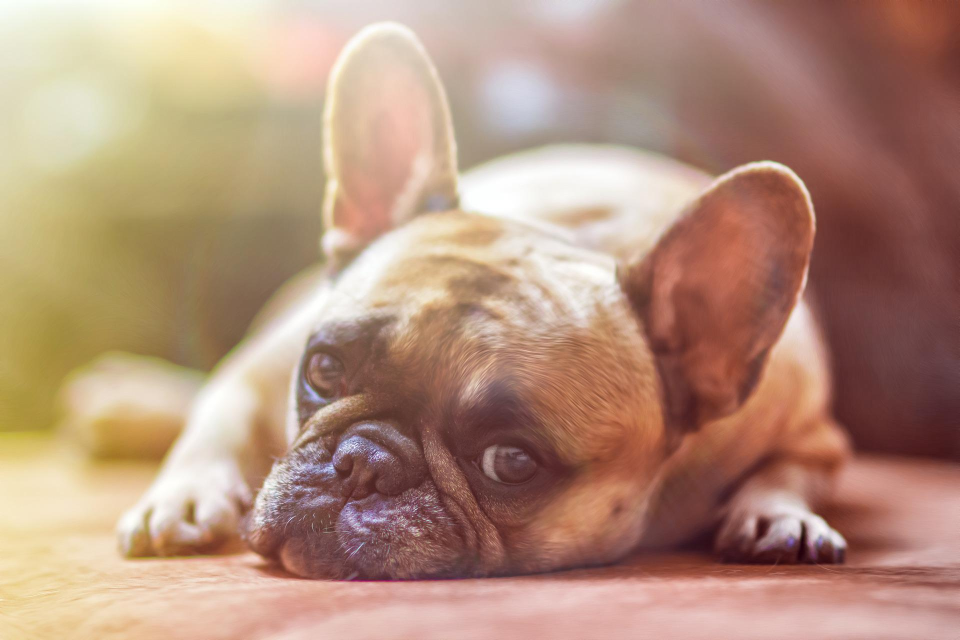
#> input picture assets/dogs/bulldog.jpg, 1920 x 1280 px (shown at 1/2 size)
$ python main.py
#> lines starting #> are read from the running program, lines starting #| are printed output that depends on the picture; pictures that were not available may be replaced by others from this repository, and a replacement may not be noted
from DigitalImaging import DigitalImaging
from PIL import Image
import numpy as np
import matplotlib.pyplot as pyplot
import cv2

agriculture_img_path = "./assets/agriculture.jpg"
dog_folder_path = "./assets/dogs/"
d = DigitalImaging()

# [10 lines of commented-out code are left out]
images = [
    Image.open(f'{dog_folder_path}bulldog.jpg'), Image.open(f'{dog_folder_path}cocker-spaniel.jpg'),
    Image.open(f'{dog_folder_path}continental-bulldog.jpg'), Image.open(f'{dog_folder_path}corgi.jpg'),
    Image.open(f'{dog_folder_path}dog.jpg'), Image.open(f'{dog_folder_path}dog.jpg'),
    Image.open(f'{dog_folder_path}dog3.jpg'),Image.open(f'{dog_folder_path}dog4.jpg'),
    Image.open(f'{dog_folder_path}maltese.jpg'), Image.open(f'{dog_folder_path}puppy.jpg'),
    Image.open(f'{dog_folder_path}puppy2.jpg'), Image.open(f'{dog_folder_path}puppy3.jpg'),
]
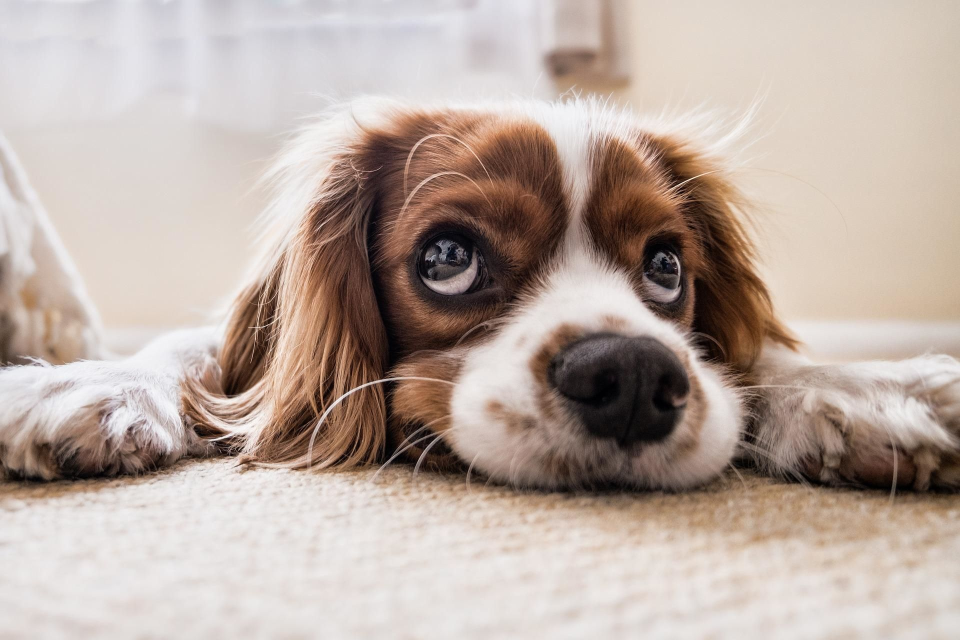
#> input picture assets/dogs/cocker-spaniel.jpg, 1920 x 1280 px (shown at 1/2 size)
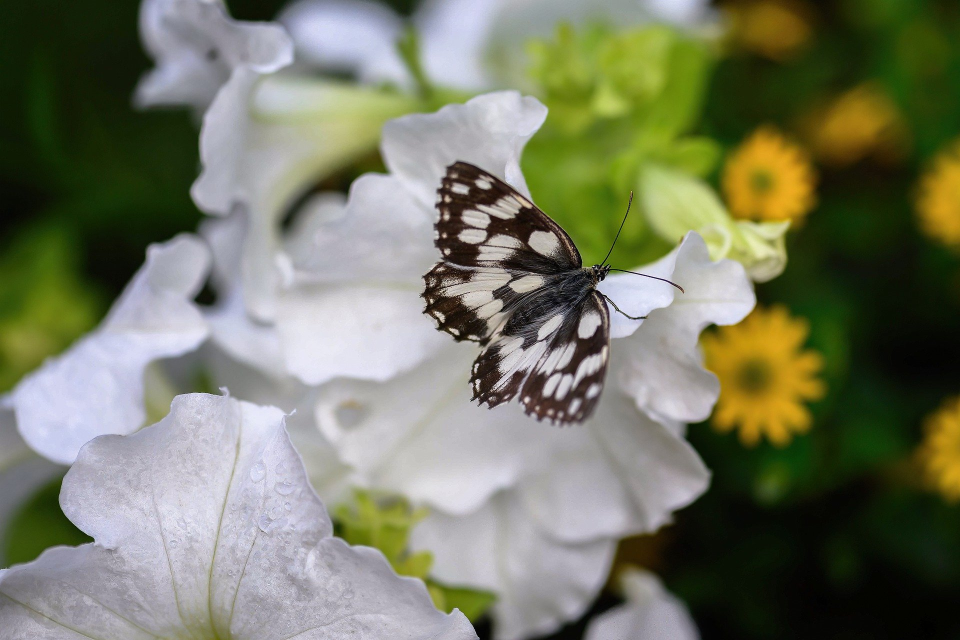
#> input picture assets/different image height/butterfly-1280.jpg, 1920 x 1280 px, given in place of continental-bulldog.jpg, which was not available (shown at 1/2 size)
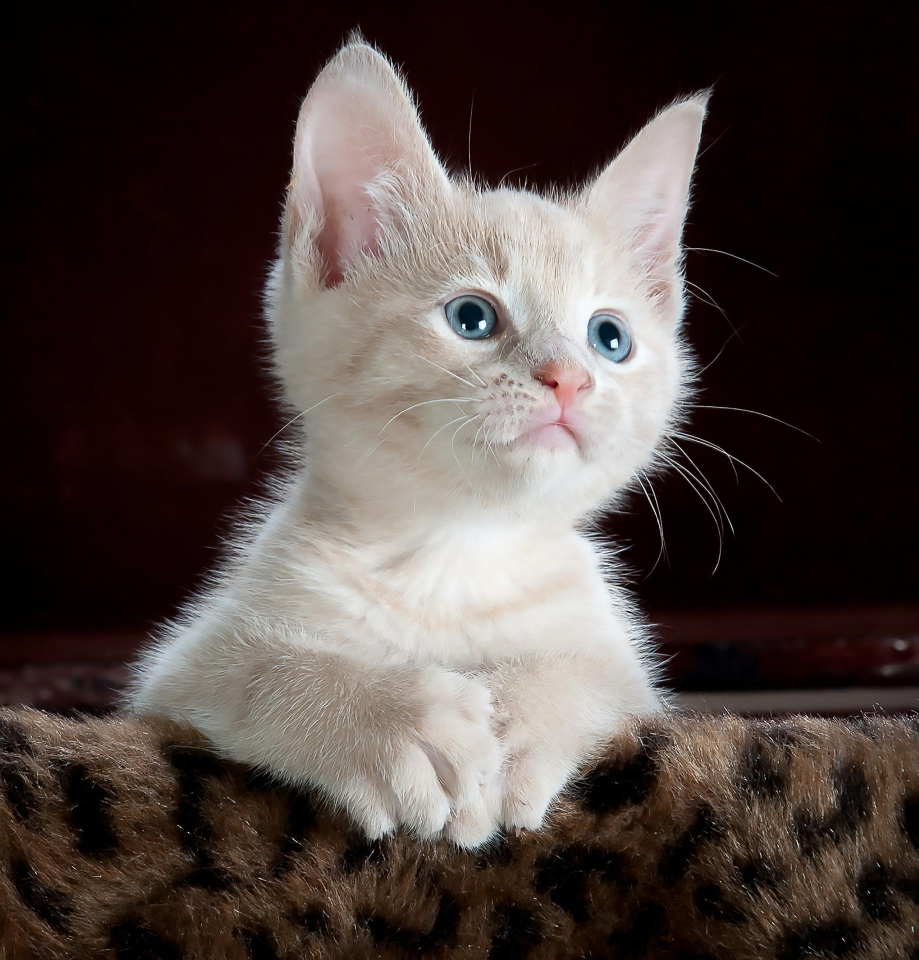
#> input picture assets/different image height/cat-1920.jpg, 1837 x 1920 px, given in place of corgi.jpg, which was not available (shown at 1/2 size)
#> (the run stopped early here; a loop or call above may not have finished)
